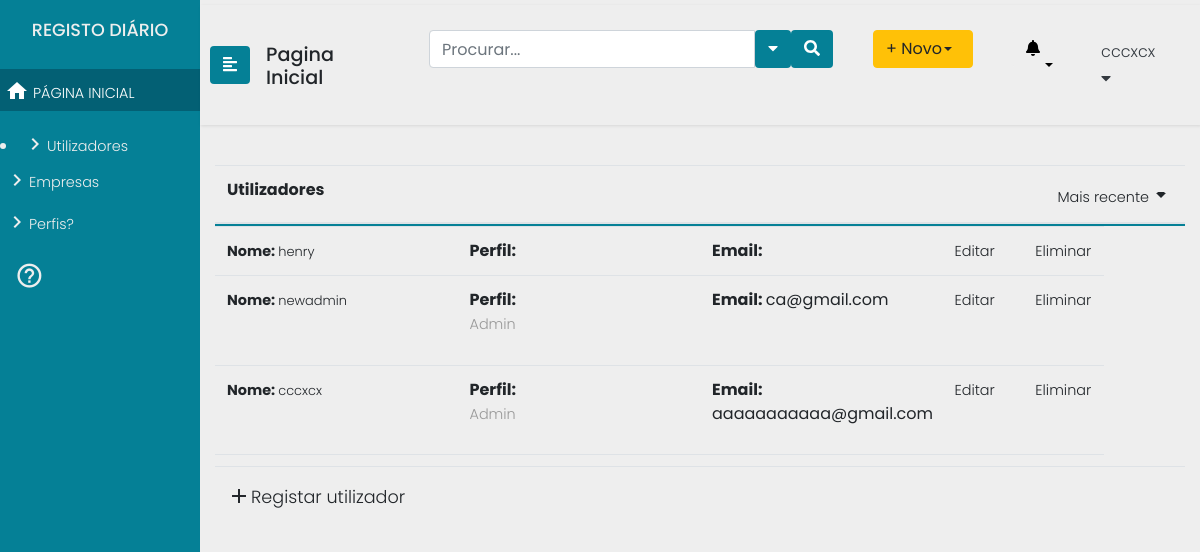
The page /utilizadores (signed in) on the database its author committed.
### main/models.py (models this page shows)
class User(AbstractUser):
    id = models.AutoField(db_column='ID',primary_key=True)
    username = models.CharField(db_column='UserName',
                                max_length=255,
                                unique=True,
                                blank=True,
                                null=True)
    useremail = models.CharField(db_column='UserEmail',
                                 max_length=255,
                                 blank=True,
                                 null=True)
    password = models.CharField(db_column='Password',
                                max_length=255,
                                blank=True,null=True)
    organization = models.ForeignKey(Organization, null=True, on_delete=models.SET_NULL)
    class Meta:
        managed = True
        db_table = 'User'
        permissions = (
            ("test_GProc", "Teste de permissao geral Gestor de Processos"),
            ("test_Analist", "Teste de permissao geral Analista"),
            ("test_Func", "Teste de permissao geral Funcionário"),
            ("test_Admin", "Teste de permissao geral Administrador"),)

### main/views.py (the view)
# urls.py: path("utilizadores", views.utilizadores, name="utilizadores"),
@login_required(login_url='/login2')
def utilizadores(request):
	return render(request=request,
					template_name="main/utilizadores.html",
					context={"users" : User.objects.all(),
					"groups" : Group.objects.all(),
					 "orgs" : Organization.objects.all(), })

### main/templates/main/utilizadores.html
{% extends "main/header2.html" %}
{% block content %}
				{% if perms.main.test_Admin %}
				{% include "main/includes/sidenav_admin.html" %}
				{% endif %}
				{% if perms.main.test_Admin %}
				{% include "main/includes/admin_user_area.html" %}
				{% endif %}
{% endblock %}

### main/templates/main/includes/sidenav_admin.html (shortened to what this page needs)
	<body>
		<div class="wrapper">
			<nav id="sidebar" class="navbar-info" style="background:#058096;">
				<div class="sidebar-header" style="background:#058096;">
					<h4>REGISTO DIÁRIO </h4>
				</div>
				<ul class="list-unstyled components">
					<li class="active">
						<a href=""><i class="material-icons">home</i> PÁGINA INICIAL</a>
					</li>
				</ul>
<li>
    <a href="/utilizadores"><i class="material-icons">keyboard_arrow_right</i>Utilizadores</a>
</li>
<ul class="list-unstyled components">
    <li>
        <a href="/empresas"><i class="material-icons">keyboard_arrow_right</i>Empresas</a>
    </li>
    <li>
        <a href="#"><i class="material-icons">keyboard_arrow_right</i>Perfis?</a>
    </li>
</ul>
<div class="CTAs">
                    <a href="#"><i class="material-icons">help_outline</i></a>
				</div>
			</nav>
			<div id="content">
				<nav class="navbar navbar-expand-lg navbar-light">
					<button type="button" id="sidebarCollapse" class="btn text-white" style="background:#058096;">
                        <i class="fas fa-align-left"></i>
					</button>
					<div class="navegation">
						<h3 style="margin-top:10px;">Pagina Inicial</h3>
					</div>
					<div class="collapse navbar-collapse" id="navbarTogglerDemo03">
						<ul class="navbar-nav ml-auto mt-2 mt-lg-0">
							<li class="sidebar-search nav-item active">
								<form class="form-inline input-group  custom-search-form">
									<input type="text"  class="form-control" placeholder="Procurar...">
									<button class="btn btn-default text-white" type="button"  data-toggle="dropdown" aria-haspopup="true" aria-expanded="false">
										<i class="fa fa-caret-down"></i>
									</button>
									<span class="input-group-btn">
										<button class="btn btn-default text-white">
											<i class="fa fa-search"></i>
										</button>
									</span>
								</form>
							</li>
							<li class="nav-item">
								<div class="btn-group">
									<button type="button" class="btn btn-warning dropdown-toggle text-left" style="width:100px;" data-toggle="dropdown" aria-haspopup="true" aria-expanded="false">+ Novo </button>
								</div>
							</li>
							<li class="dropdown for-notification">
								<button class="btn btn-default dropdown-toggle notification" type="button" id="notification" data-toggle="dropdown" aria-haspopup="true" aria-expanded="false">
									<i class="fa fa-bell"></i>
								</button>
							</li>
							<li class="nav-item dropdown">
								<a class="nav-link text-left text-dark" style="font-size:1em;" data-toggle="dropdown" href="#" role="button" aria-haspopup="true" aria-expanded="false">{{user.username}}<i class="fa fa-caret-down"></i></a>
							</li>
						</ul>
					</div>
				</nav>

### main/templates/main/includes/admin_user_area.html (shortened to what this page needs)
				<div class="container">
					<table class="table table-hover header-fixed">
						<thead>
							<tr class="d-flex">
								<th class="col-9">Utilizadores</th>
								<th class="col-3 text-right">
									<a class="dropdown-toggle" id="sidebarCollapse" data-toggle="dropdown" href="#" role="button" aria-haspopup="true" aria-expanded="false"><span>Mais recente</span><i class="material-icons">arrow_drop_down</i></a>
								</th>
							</tr>
						</thead>
						<tbody>
								{% for utilizador in users %}
								<tr class="d-flex">
										<td class="col-3"><span><b>Nome: </b><a href="#">{{utilizador.username}} </a></span></td>
										<td class="col-3"><b>Perfil: </b>{% for group in utilizador.groups.all %}
										<p>{{group.name}}</p>
										{% endfor %} </td>
										<td class="col-3"><b>Email: </b>{{utilizador.email}}</span></td>
										<td class="col-1"><b><a href="utilizadores/UserUpdate/{{utilizador.id}} ">Editar</a></span></td>
										<td class="col-1"><b><a href="utilizadores/UserDelete/{{utilizador.id}} ">Eliminar</a></span></td>
									</tr>
									{% endfor %}
						</tbody>
						<tfoot>
							<tr class="d-flex">
								<td class="col-9"><b><a href="/register" class="novo"><i class="material-icons">add</i>Registar utilizador</a></b></td>
								<td class="col-3 text-right"></td>
						</tfoot>
					</table>
					<div class="brk">
					</div>
				</div>
            </div>
		</div>

### main/static/main/css/menu.css (style rules this page uses)
body { font-family: 'Poppins', sans-serif; background: #eee; }
h3 { font-family: 'Poppins', sans-serif; font-size: 1.2em; }
h4 { font-family: 'Poppins', sans-serif; font-size: 1.1em; }
p,a { font-family: 'Poppins', sans-serif; font-size: 0.9em; font-weight: 300; line-height: 1.7em; color: #999; }
a,a:hover,a:focus { color: inherit; text-decoration: none; transition: all 0.3s; }
.navbar { padding: 15px 10px; border: none; border-radius: 0; margin-bottom: 40px; box-shadow: 1px 1px 3px rgba(0, 0, 0, 0.1); }
.wrapper { display: flex; width: 100%; align-items: stretch; }
#sidebar { min-width: 200px; max-width: 200px; color: #eeeeee; transition: all 0.3s; }
#sidebar .sidebar-header { padding: 20px 0px 20px 0px; text-align: center; background: #000; }
#sidebar ul.components { padding: 0px 0px 0px 0px; }
a i { position: relative; top: 5px; font-size: 0.9em; }
#sidebar ul li a { padding: 5px; font-size: 0.9em; display: block; }
#sidebar ul li.active>a { color: #fff; background: #036074; }
.dropdown-toggle::after { display: block; position: absolute; top: 50%; right: 20px; transform: translateY(-50%); }
.CTAs { padding:0px 0px 0px 0px; }
.CTAs a { bottom:10px; display: block; border-radius: 5px; margin-left: 15px; }
.CTAs a i { font-size:2em; }
.collapse ul li { padding:10px 20px 10px 20px; }
#content { width: 100vw; padding: 5px 0px 5px 0px; min-height: 100vh; transition: all 0.3s; }
thead > tr { border-bottom: 2px solid #058096; }
td span { font-size:0.9em; }
.novo { font-size:1.1em; }
form button { background:#058096; }
.header-fixed { width: 100%; }
.header-fixed > thead, .header-fixed > tbody, .header-fixed > thead > tr, .header-fixed > tbody > tr, .header-fixed > thead > tr > th, .header-fixed > tbody > tr > td { display: block; }
.header-fixed > tbody > tr:after, .header-fixed > thead > tr:after { content: ' '; display: block; visibility: hidden; clear: both; }
.header-fixed > tbody { overflow-y: auto; height: 30vh; }
.header-fixed > tbody > tr > td, .header-fixed > thead > tr > th { width: 20%; float: left; }
.notification { background:#EEEEEE; }
.navegation { padding: 0px 1em; }
.brk { height:6vh; }

### rows shown on the page
User: username "cccxcx", email "aaaaaaaaaaa@gmail.com"
User: username "henry"
User: username "newadmin", email "ca@gmail.com"

### other values the page prints
{{ group.name }} "Admin"
